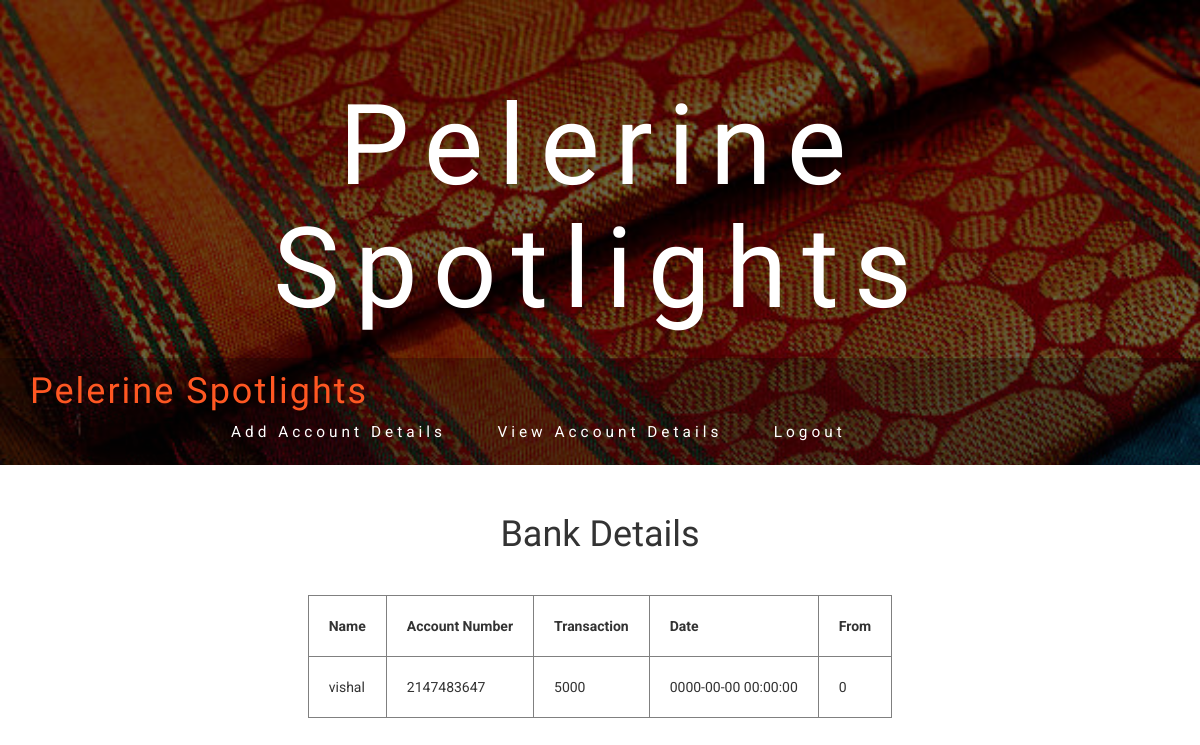
/bankviewacc.php, run on the app's committed database.
### tables this page shows
CREATE TABLE `addaccdet` (
  `name` varchar(40) NOT NULL,
  `accnum` bigint(20) NOT NULL,
  `amount` float NOT NULL,
  `fwhom` varchar(40) NOT NULL,
  `tdate` timestamp NOT NULL DEFAULT CURRENT_TIMESTAMP ON UPDATE CURRENT_TIMESTAMP
);

### bankviewacc.php (the view, shortened to what this page needs)
<?php
	include "connect.php";
	include "banknav.php";
 ?>
 <!DOCTYPE html>
 <html>
 <head>
 </head>
 <body>
 	<center>
 		<h1 style="margin-top: 50px">Bank Details</h1>
 		<br><br>
 		<table border="1px collapse">
 			<tr>
 				<th> Name</th>
 				<th>Account Number</th>
 				<th>Transaction</th>
 				<th>Date</th>
 				<th>From</th>
 			</tr>
 			<?php
 				$q1="SELECT * from addaccdet";
 				$rs1=mysqli_query($conn,$q1);
 				while($row=mysqli_fetch_assoc($rs1))
 				{ ?>
 					<tr>
 						<td><?php echo $row['name']; ?></td>
 						<td><?php echo $row['accnum']; ?></td>
 						<td><?php echo $row['amount']; ?></td>
 						<td><?php echo $row['tdate']; ?></td>
 						<td><?php echo $row['fwhom'] ?></td>
                    </tr>
 				<?php }
 			 ?>
 		</table>
        <br><br>
 	</center>
 </body>
 </html>

### css/style.css (style rules this page uses)
body { margin:0; font-family: 'Roboto', sans-serif; background: #fff; }
h1,h2,h3,h4,h5,h6 { margin:0; font-family: 'Limelight', cursive; }

### banknav.php (style rules this page uses)
th,td { padding:20px; }

### data on the page
addaccdet: name "vishal", accnum "2147483647", amount "5000", tdate "0000-00-00 00:00:00", fwhom "0"
